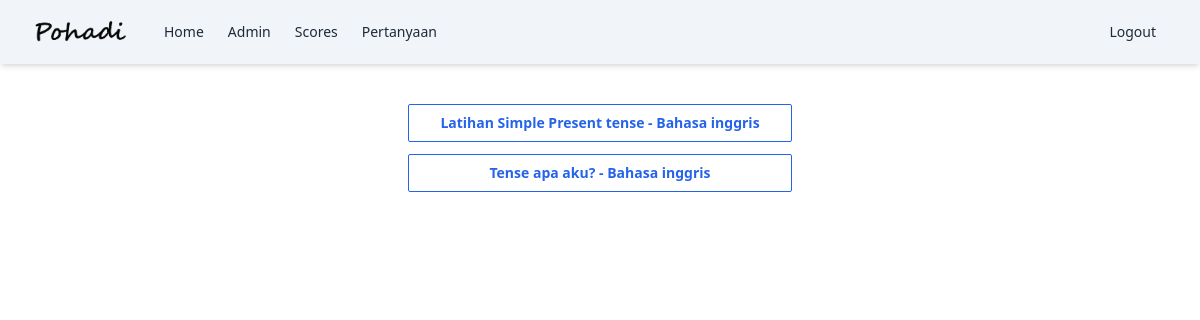
The app's page /sains/ (signed in) with its own data.
### sains/models.py (models this page shows, shortened)
class Tes(models.Model):
    name = models.CharField(max_length=100)
    topic = models.CharField(max_length=120)
    number_of_questions = models.IntegerField()
    time = models.IntegerField(help_text="time in second")
    command = models.CharField(max_length=255, default='isilah pertanyaan dibawah ini')
    required_score_to_pass = models.FloatField()
    class Meta:
      verbose_name_plural = "Tes"

### sains/views.py (the view)
# urls.py: path('', views.sains_list, name='sains_list'),
def sains_list(request):
  tes_all = Tes.objects.all()
  return render(request, 'sains/list.html', {'tes_all': tes_all})

### templates/sains/list.html
{% extends 'base.html' %}
{% block content %}
<div class="flex justify-center mt-8">
  <div class="w-full p-2 md:w-[400px]">
    {% for tes in tes_all %}
    <a  href="{% url 'sains_detail' tes.pk %}" >
      <div class="border border-blue-600 text-sm font-semibold px-2 py-2 rounded-sm text-blue-600 hover:bg-blue-600 hover:text-white w-full text-center mb-3">{{ tes.name }} - {{ tes.topic }}</div>
    </a>
    {% endfor %}
  </div>
</div>
{% endblock %}

### records on screen
Tes: name "Latihan Simple Present tense", topic "Bahasa inggris"
Tes: name "Tense apa aku?", topic "Bahasa inggris"
